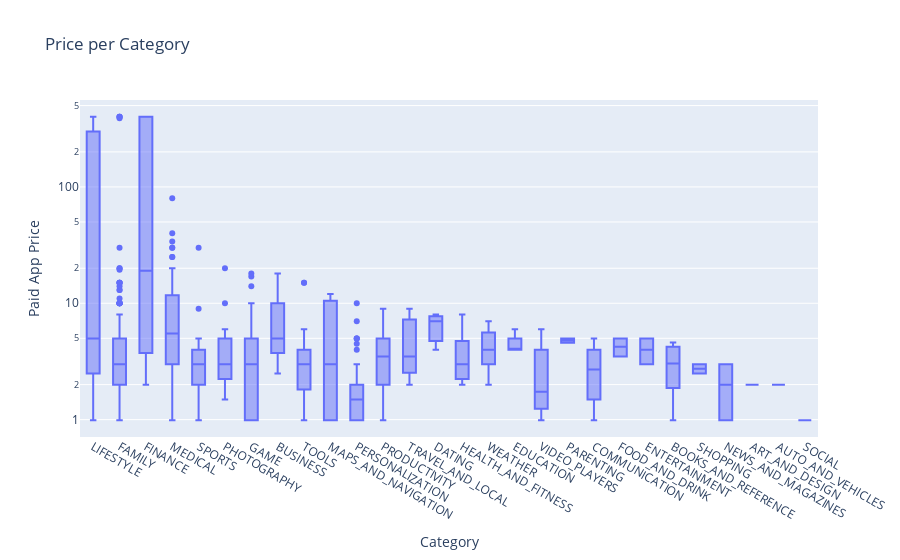

The code cell stored with this chart in its notebook:
### Code cell
box = px.box(df_paid_apps,
             x='Category',
             y="Price",
             title='Price per Category')
 
box.update_layout(xaxis_title='Category',
                  yaxis_title='Paid App Price',
                  xaxis={'categoryorder':'max descending'},
                  yaxis=dict(type='log'))
 
box.show()

### Figure 1 — Plotly figure (JSON) as saved in the notebook; plotly's stock layout.template omitted (floating-point values rounded to 4 significant figures; data arrays with more than 128 entries replaced by an {"elided": "..."} marker saying what was removed)
{"data": [{"alignmentgroup": "True", "hovertemplate": "Category=%{x}<br>Price=%{y}<extra></extra>", "legendgroup": "", "marker": {"color": "#636efa"}, "name": "", "notched": false, "offsetgroup": "", "orientation": "v", "showlegend": false, "type": "box", "x": {"elided": "604 str values"}, "x0": " ", "xaxis": "x", "y": {"elided": "604 float values"}, "y0": " ", "yaxis": "y"}], "layout": {"autosize": true, "boxmode": "group", "legend": {"tracegroupgap": 0}, "title": {"text": "Price per Category"}, "xaxis": {"anchor": "y", "autorange": true, "categoryorder": "max descending", "domain": [0, 1], "range": [-0.5, 27.5], "title": {"text": "Category"}, "type": "category"}, "yaxis": {"anchor": "x", "autorange": true, "domain": [0, 1], "range": [-0.1492, 2.747], "title": {"text": "Paid App Price"}, "type": "log"}}}
